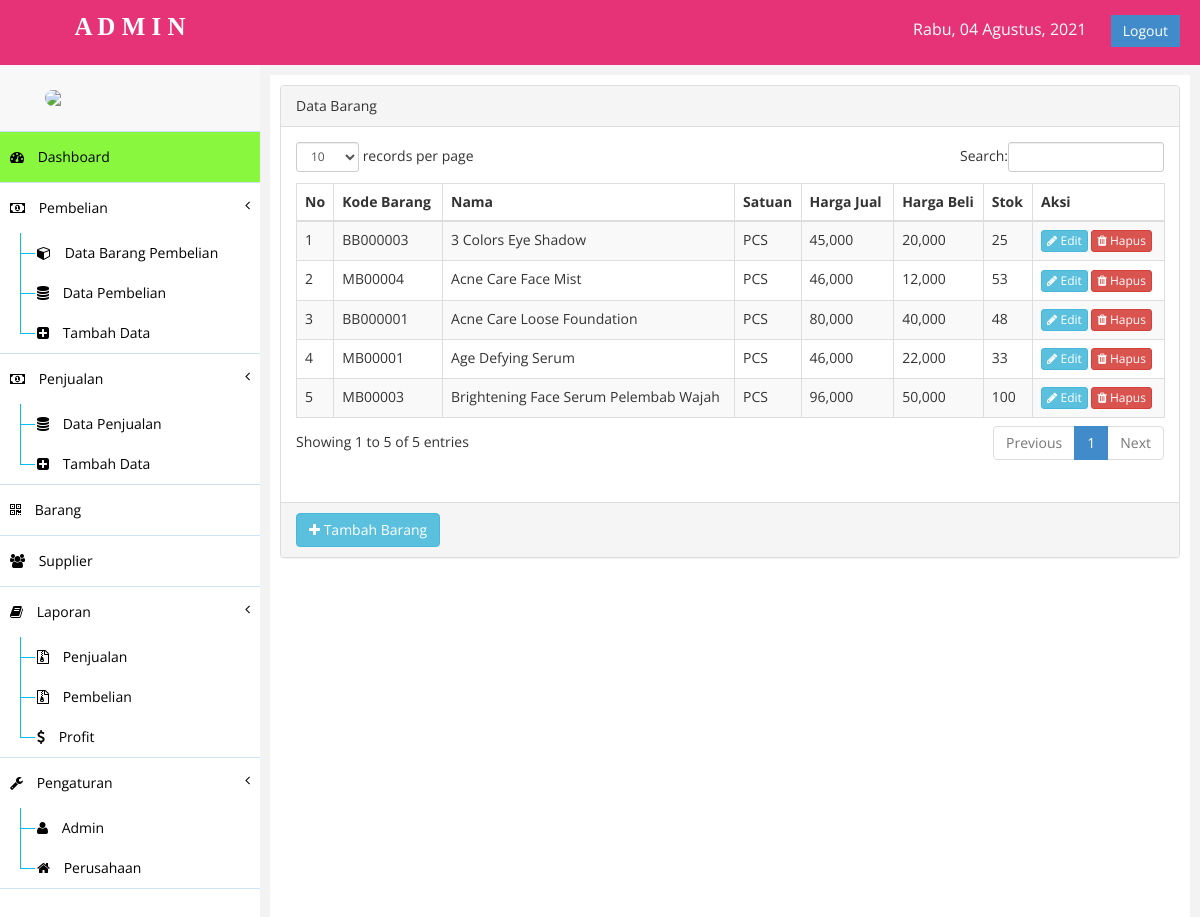
Screenshot of /index.php?page=barang (signed in) with the database file from the repository.
### tables this page shows
CREATE TABLE `barang` (
  `kd_barang` varchar(8) NOT NULL,
  `nama_barang` varchar(60) NOT NULL,
  `satuan` varchar(20) NOT NULL,
  `harga_jual` int(15) NOT NULL,
  `harga_beli` int(15) NOT NULL,
  `stok` int(4) NOT NULL,
  `status` enum('1','0') NOT NULL DEFAULT '0'
);

### class/class.php (called while the page is built, shortened)
<?php
	class Barang{
		public function tampil_barang(){
			$qry = mysql_query("SELECT * FROM barang ORDER BY nama_barang ASC");
			while ($pecah = mysql_fetch_array($qry)) {
				$data[] = $pecah;
			}
			return $data;
		}
	}
	$barang = new Barang();
?>

### barang.php (the view, shortened to what this page needs)
<div class="row">
    <div class="col-md-12">
        <div class="panel panel-default">
            <div class="panel-heading">
                Data Barang
            </div>
            <div class="panel-body">
                <div class="table">
                    <table class="table table-striped table-bordered table-hover" id="tabelku">
                        <thead>
                            <tr>
                                <th>No</th>
                                <th>Kode Barang</th>
                                <th>Nama</th>
                                <th>Satuan</th>
                                <th>Harga Jual</th>
                                <th>Harga Beli</th>
                                <th>Stok</th>
                                <th>Aksi</th>
                            </tr>
                        </thead>
                        <tbody>
                            <?php
                                $brg = $barang->tampil_barang();
                                foreach ($brg as $index => $data) {
                            ?>
                            <tr class="odd gradeX">
                                <td><?php echo $index + 1; ?></td>
                                <td><?php echo $data['kd_barang']; ?></td>
                                <td><?php echo $data['nama_barang']; ?></td>
                                <td><?php echo $data['satuan']; ?></td>
                                <td><?php echo number_format($data['harga_jual']); ?></td>
                                <td><?php echo number_format($data['harga_beli']); ?></td>
                                <td><?php echo $data['stok']; ?></td>
                                <td>
                                    <a href="index.php?page=ubahbarang&id=<?php echo $data['kd_barang']; ?>" class="btn btn-info btn-xs"><i class="fa fa-pencil"></i> Edit</a>
                                    <a href="index.php?page=barang&hapus=<?php echo $data['kd_barang']; ?>" class="btn btn-danger btn-xs" id="alertHapus"><i class="fa fa-trash"></i> Hapus</a>
                                </td>
                            </tr>
                            <?php } ?>
                        </tbody>
                    </table>
                </div>
            </div>
            <div class="panel-footer">
                <a href="index.php?page=tambahbarang" class="btn btn-info"><i class="fa fa-plus"></i> Tambah Barang</a>
            </div>
        </div>
    </div>
</div>

### assets/css/ahay.css (style rules this page uses)
body { font-family: "Open Sans", sans-serif; }

### rows the page displays
barang: kd_barang "BB000003", nama_barang "3 Colors Eye Shadow", satuan "PCS", harga_jual "45,000", harga_beli "20,000", stok "25"
barang: kd_barang "MB00004", nama_barang "Acne Care Face Mist", satuan "PCS", harga_jual "46,000", harga_beli "12,000", stok "53"
barang: kd_barang "BB000001", nama_barang "Acne Care Loose Foundation", satuan "PCS", harga_jual "80,000", harga_beli "40,000", stok "48"
barang: kd_barang "MB00001", nama_barang "Age Defying Serum", satuan "PCS", harga_jual "46,000", harga_beli "22,000", stok "33"
barang: kd_barang "MB00003", nama_barang "Brightening Face Serum Pelembab Wajah", satuan "PCS", harga_jual "96,000", harga_beli "50,000", stok "100"
